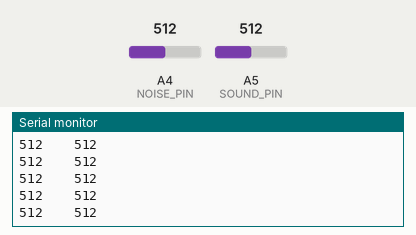
This sketch was run on a simulated Arduino Uno, built with avr-gcc and run on an emulated ATmega328P. On the bench: the last lines printed to the serial monitor. The inputs (shaded band) are chosen by the test bench; at power-on: A4 (NOISE_PIN) = 512, A5 (SOUND_PIN) = 512.

Above: at 2.7 s.
2.8 s: A4 (NOISE_PIN) set to 11
At 3.5 s:
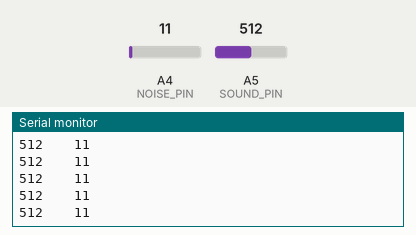
4.3 s: A4 (NOISE_PIN) set to 8
At 5.3 s:
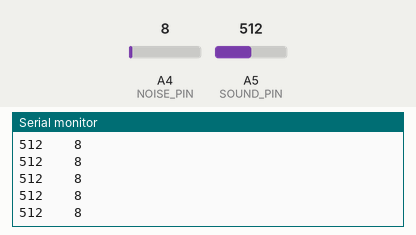
7.3 s: A5 (SOUND_PIN) set to 108
At 7.9 s:
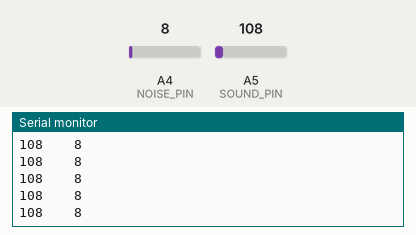
8.8 s: A5 (SOUND_PIN) set to 92
At 9.4 s:
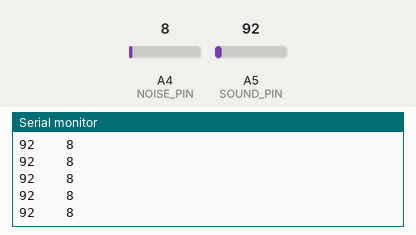
Timing chart, 0 to 11.8 s (numbered marks = the images above; inputs shaded):
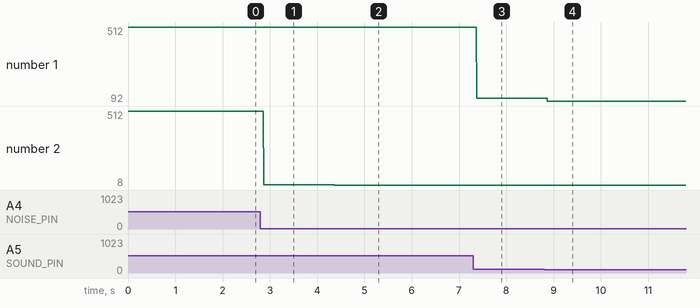

The sketch:

hse07_acoustic.ino
```cpp
#define SOUND_PIN  A5
#define NOISE_PIN  A4

void setup()
{
  // открываем монитор Serial-порта
  Serial.begin(9600);
}

void loop()
{
  // считываем показания микрофона
  int soundValue = analogRead(SOUND_PIN);
  // считываем показания уровня шума
  int noiseValue = analogRead(NOISE_PIN);
  Serial.print(soundValue);
  Serial.print("\t\t");
  Serial.println(noiseValue);
}
```

Measured:
- after the input at 2.8 s, the serial monitor: prints a new line after 0.07 s (image 1)
- after the input at 4.3 s, the serial monitor: prints a new line after 0.07 s (image 2)
- after the input at 7.3 s, the serial monitor: prints a new line after 0.07 s (image 3)
- after the input at 8.8 s, the serial monitor: prints a new line after 0.07 s (image 4)
- plotted number 1: 512 → 108 after the input at 7.3 s, 108 → 92 after the input at 8.8 s
- plotted number 2: 512 → 11 after the input at 2.8 s, 11 → 8 after the input at 4.3 s
